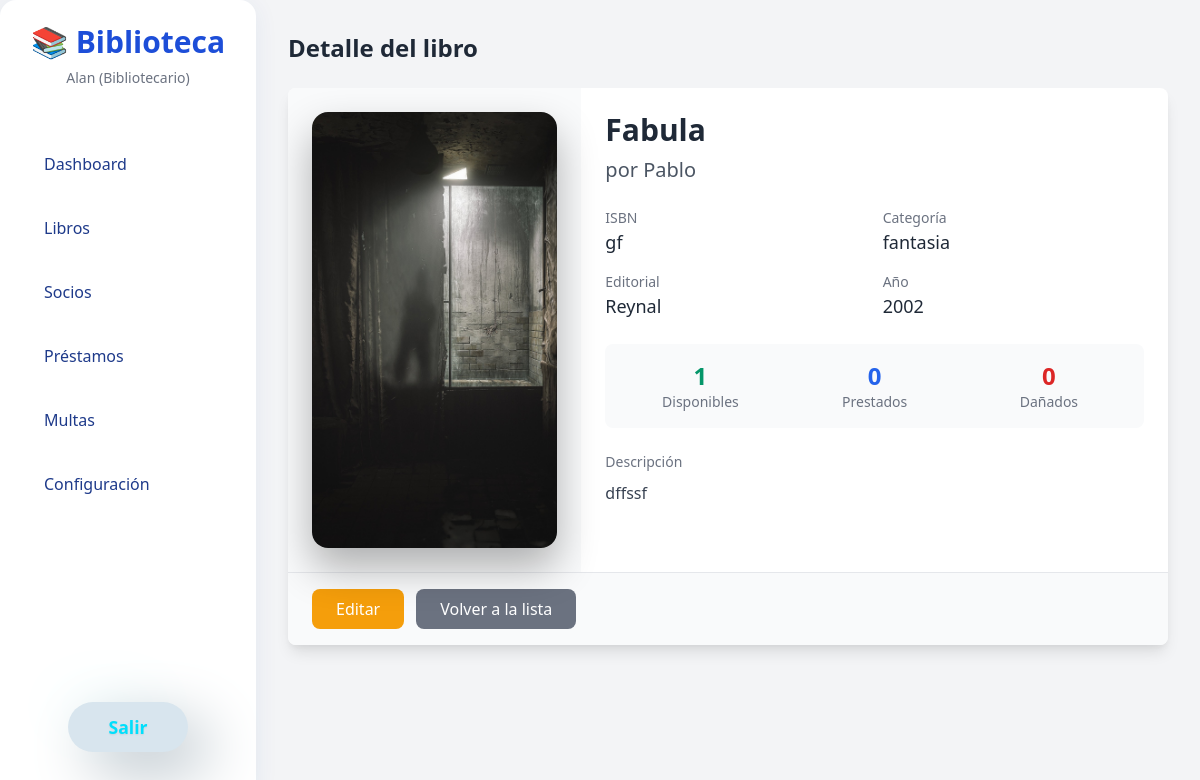
/libros/2/ (signed in), run on an earlier commit of the app's database.
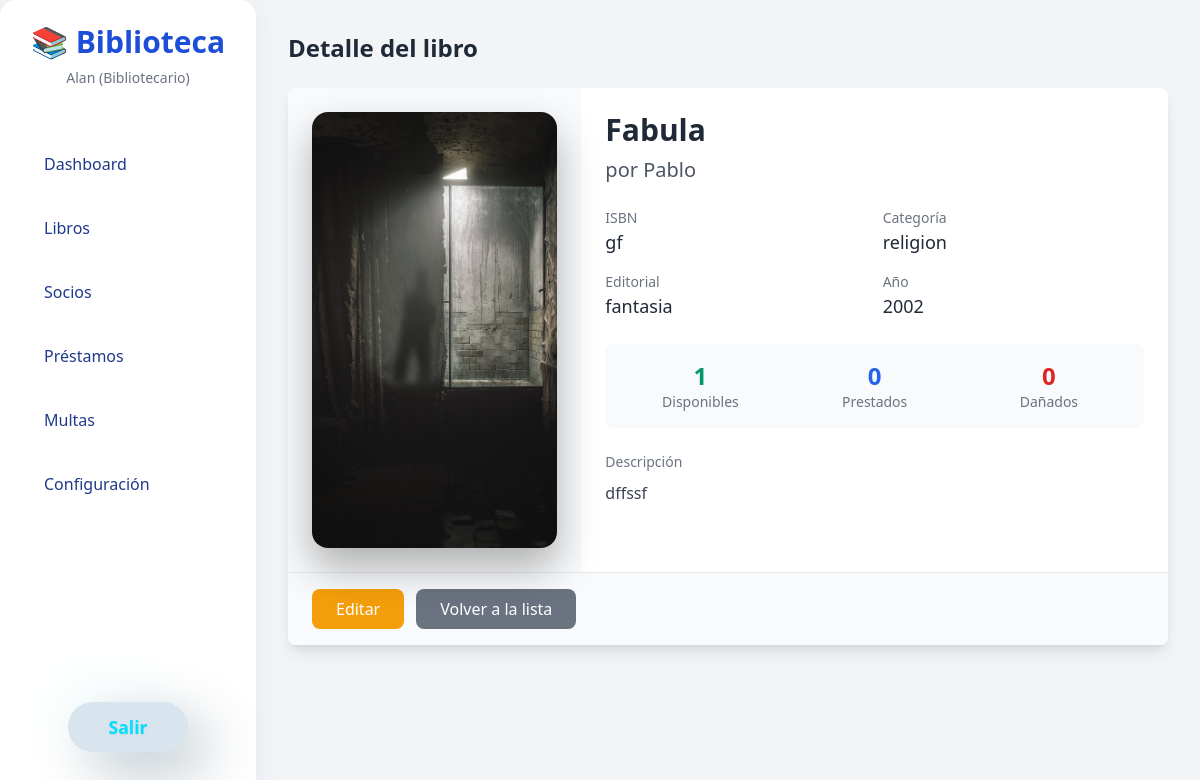
And on a later commit of the database.
### apps/libros/models.py (models this page shows, shortened)
class Libro(models.Model):
    titulo = models.CharField(max_length=255)
    autor = models.CharField(max_length=255)
    isbn = models.CharField(max_length=20, unique=True)
    editorial = models.CharField(max_length=255)
    anio = models.PositiveIntegerField()
    categoria = models.CharField(max_length=100)
    cantidad = models.PositiveIntegerField(default=1)
    portada = models.ImageField(upload_to='portadas/', blank=True, null=True)
    descripcion = models.TextField(blank=True)
    disponibles = models.PositiveIntegerField(default=1)
    prestados = models.PositiveIntegerField(default=0)
    danados = models.PositiveIntegerField(default=0)

### apps/libros/views.py (the view)
# urls.py: path('<int:pk>/', views.detalle_libro, name='detalle_libro'),
@login_required
def detalle_libro(request, pk):
    libro = get_object_or_404(Libro, pk=pk)
    return render(request, 'libros/detalle_libro.html', {'libro': libro})

### apps/libros/templates/libros/detalle_libro.html (shortened to what the changed rows need)
{% extends 'base.html' %}
{% block content %}
<div class="main-panel-anim">
    <div class="max-w-4xl mx-auto">
        <h1 class="text-2xl font-bold mb-6 text-gray-800">Detalle del libro</h1>
        <div class="bg-white rounded-lg shadow-lg overflow-hidden">
            <div class="md:flex">
                <div class="md:w-1/3 p-6 bg-gray-50">
                    {% if libro.portada %}
                        <div class="book-cover-large">
                            <picture>
                                <img src="{{ libro.portada.url }}" alt="Portada de {{ libro.titulo }}"
                                     onerror="this.style.display='none'; document.getElementById('no-image-placeholder').style.display='block';" />
                            </picture>
                        </div>
                    {% endif %}
                </div>
                <div class="md:w-2/3 p-6">
                    <div class="space-y-4">
                        <div>
                            <h2 class="text-3xl font-bold text-gray-800 mb-2">{{ libro.titulo }}</h2>
                            <p class="text-xl text-gray-600">por {{ libro.autor }}</p>
                        </div>
                        <div class="grid grid-cols-1 md:grid-cols-2 gap-4">
                            <div>
                                <p class="text-sm font-medium text-gray-500">ISBN</p>
                                <p class="text-lg text-gray-800">{{ libro.isbn }}</p>
                            </div>
                            <div>
                                <p class="text-sm font-medium text-gray-500">Categoría</p>
                                <p class="text-lg text-gray-800">{{ libro.categoria }}</p>
                            </div>
                            <div>
                                <p class="text-sm font-medium text-gray-500">Editorial</p>
                                <p class="text-lg text-gray-800">{{ libro.editorial }}</p>
                            </div>
                            <div>
                                <p class="text-sm font-medium text-gray-500">Año</p>
                                <p class="text-lg text-gray-800">{{ libro.anio }}</p>
                            </div>
                        </div>
                        <div class="grid grid-cols-3 gap-4 bg-gray-50 p-4 rounded-lg">
                            <div class="text-center">
                                <p class="text-2xl font-bold text-green-600">{{ libro.disponibles }}</p>
                                <p class="text-sm text-gray-500">Disponibles</p>
                            </div>
                            <div class="text-center">
                                <p class="text-2xl font-bold text-blue-600">{{ libro.prestados }}</p>
                                <p class="text-sm text-gray-500">Prestados</p>
                            </div>
                            <div class="text-center">
                                <p class="text-2xl font-bold text-red-600">{{ libro.danados }}</p>
                                <p class="text-sm text-gray-500">Dañados</p>
                            </div>
                        </div>
                        {% if libro.descripcion %}
                        <div>
                            <p class="text-sm font-medium text-gray-500 mb-2">Descripción</p>
                            <p class="text-gray-700 leading-relaxed">{{ libro.descripcion }}</p>
                        </div>
                        {% endif %}
                    </div>
                </div>
            </div>
        </div>
    </div>
</div>
{% endblock %}

What changed in the data, as far as the page shows it:
changed Libro "Fabula": categoria "fantasia" → "religion"; editorial "Reynal" → "fantasia"
